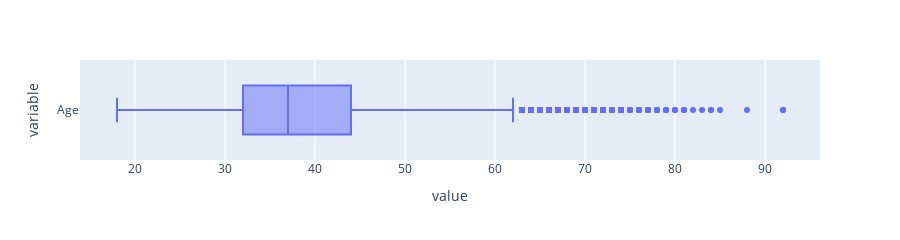

Notebook cell for this chart:
### Code cell
px.box(working_df.Age, orientation='h', height=200)

### Figure 1 — Plotly figure (JSON) as saved in the notebook; plotly's stock layout.template omitted (floating-point values rounded to 4 significant figures; data arrays with more than 128 entries replaced by an {"elided": "..."} marker saying what was removed)
{"data": [{"alignmentgroup": "True", "hovertemplate": "value=%{x}<br>variable=%{y}<extra></extra>", "legendgroup": "", "marker": {"color": "#636efa"}, "name": "", "notched": false, "offsetgroup": "", "orientation": "h", "showlegend": false, "type": "box", "x": {"elided": "10000 int values"}, "x0": " ", "xaxis": "x", "y": {"elided": "10000 str values"}, "y0": " ", "yaxis": "y"}], "layout": {"boxmode": "group", "height": 200, "legend": {"tracegroupgap": 0}, "margin": {"t": 60}, "xaxis": {"anchor": "y", "domain": [0, 1], "title": {"text": "value"}}, "yaxis": {"anchor": "x", "domain": [0, 1], "title": {"text": "variable"}}}}
